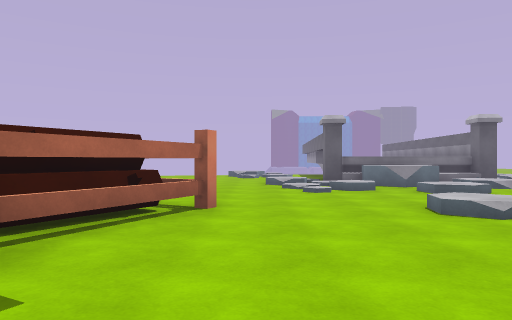
view 1 (above)

22 first-person views from a walk through a 3-D level made in the Unity game engine. The camera is 1.3 m above the floor, looks level and sees 70° across. The floor is counted in squares, 2 m on a side. Each view is taken from the middle of a square. On the plan, view 1 faces up. The plan holds only what a view shows up to about 11 squares ahead; the rest is blank. The place goes on beyond the plan. Some animated figures are not drawn. Surface patterns are stand-ins for the level's own textures.

view 2
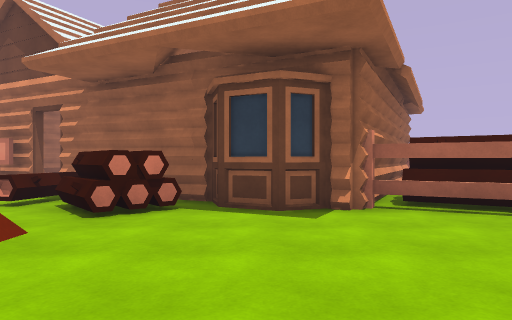

view 3
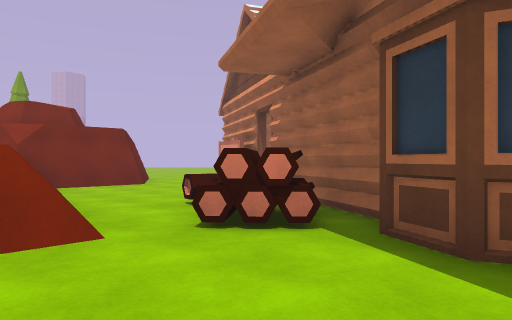

view 4
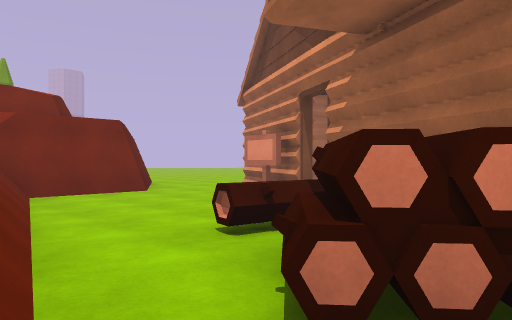

view 5
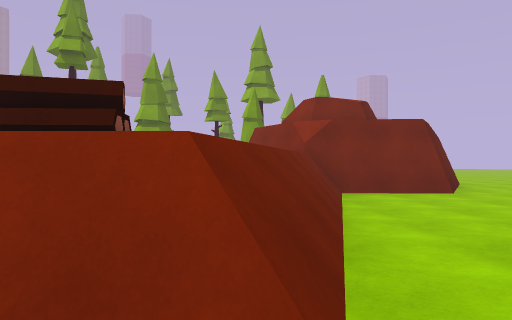

view 6
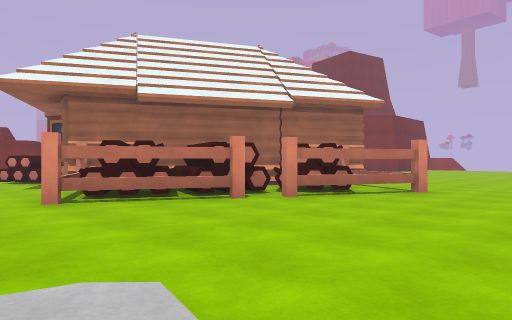

view 7
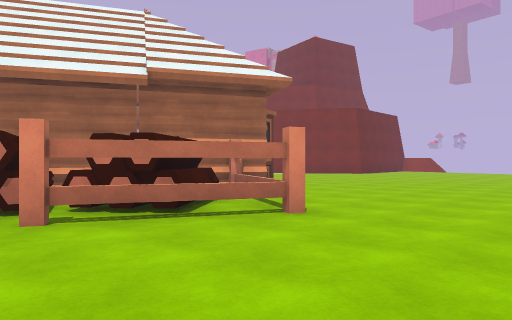

view 8
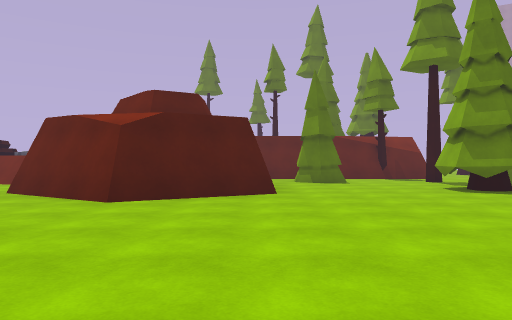

view 9
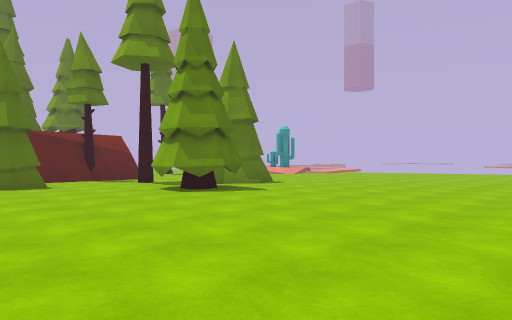

view 10
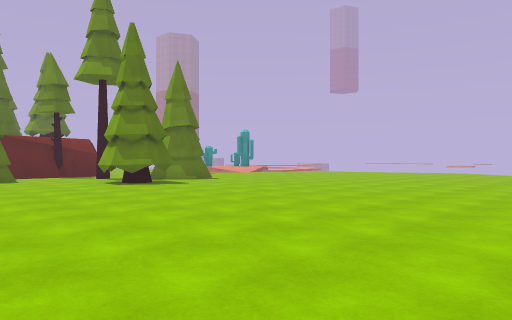

view 11
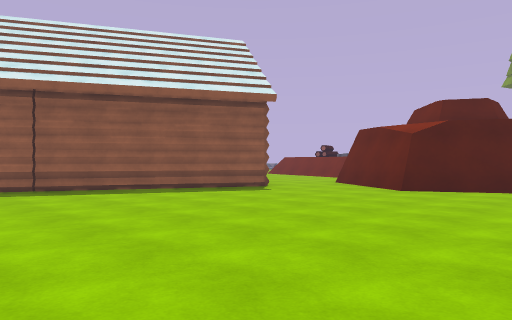

view 12
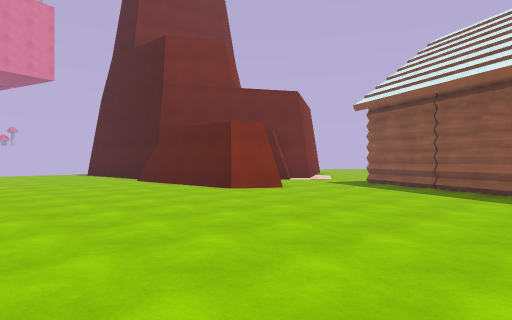

view 13
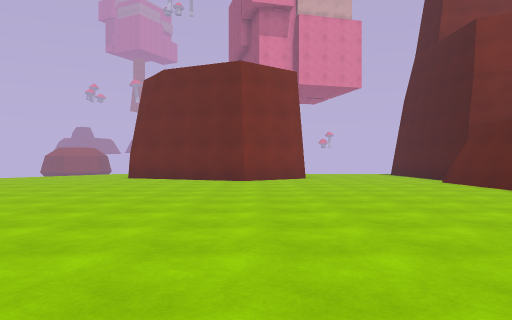

view 14
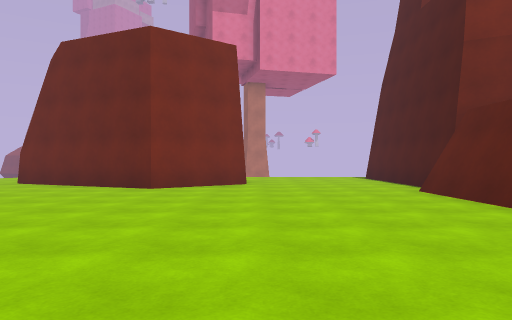

view 15
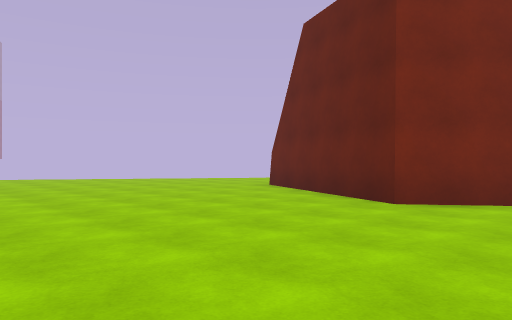

view 16
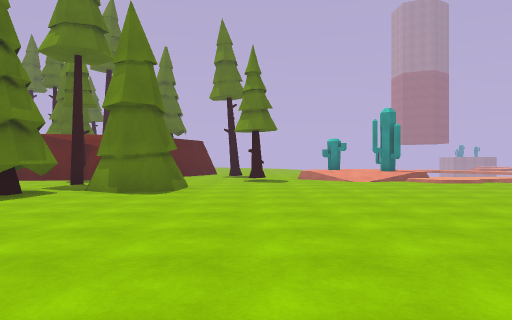

view 17
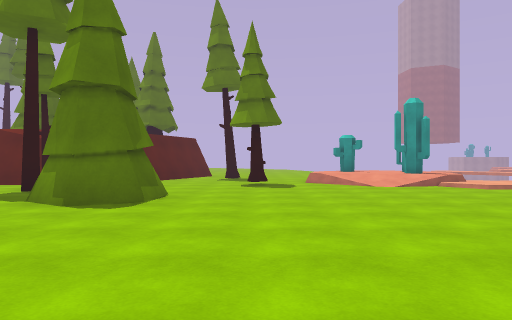

view 18
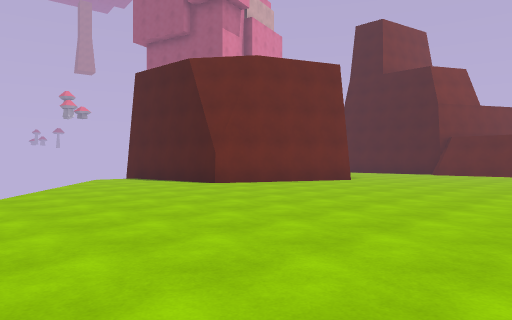

view 19
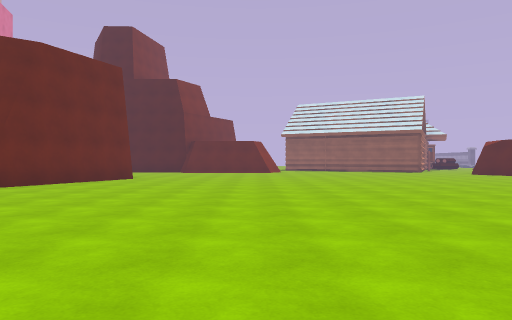

view 20
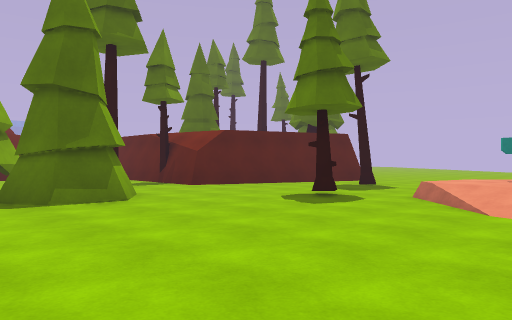

view 21
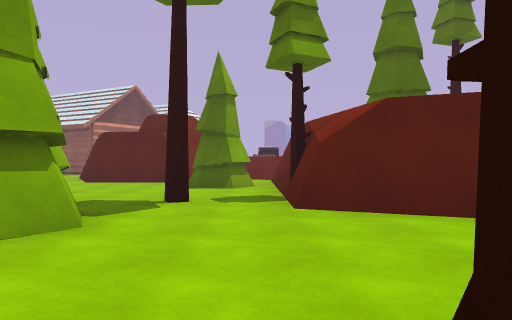

view 22
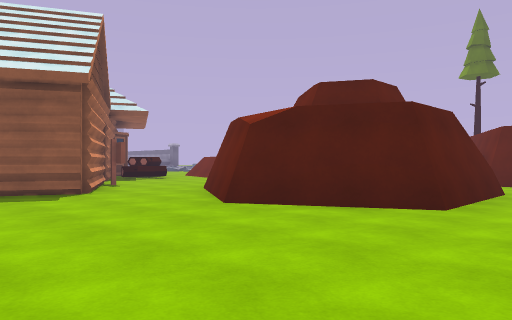

### Floor plan
Key: @ floor where view 1 was taken; # wall or solid block; . main floor; : floor 0.75 m higher than the main floor; / step, stairs or slope; = window, fence, low wall or low ledge; ^ raised ledge; v drop or lower ground; L log; S sign; C cabin; T pine tree; A cactus; O other object.
Columns run from 24 left of view 1 to 3 right of it. Each row starts with its distance up from view 1.
 11                   .. .....#^
 10              ...........///^
  9          ................//^
  8          .........=......//.
  7           .......#O##..../..
  6            .....#OOOO##.....
  5             .. ###OOOOO#....
  4                  ###OOO#....
  3                    ####....
  2                       #....
  1                      ##.....
  0                      #O.@..
 -1                     ##OO##
 -2                     #LL.##
 -3            #       OO...#
 -4           .###     O...##
 -5           ...### ##S...##
 -6           #....###C....#
 -7   #########..........###
 -8   ..................###
 -9   .................##
-10   .................##
-11   ..................#
-12    #................####
-13    ##...................##
-14     #...................###
-15    ##.....................#
-16    #.................T....T
-17   ##................TTT.T.#
-18   ...................T....##
-19  ....................###....
-20 v.....................##....
-21  v..........................
-22   v.......................T.
-23     v....... ...............
-24        ..... .. ..........#:
-25         ...       .......//:
-26          .         ....../A

Where each view was taken, in squares from view 1:
view 1: 0 up, 0 right, facing up
view 2: 1 up, 3 right, facing left
view 3: 2 up, 1 right, facing down-left
view 4: 0 up, 0 right, facing down-left
view 5: 0 up, 0 right, facing down
view 6: 11 up, 1 right, facing down-left
view 7: 11 up, 3 left, facing down-left
view 8: 12 down, 11 left, facing right
view 9: 12 down, 10 left, facing down-right
view 10: 12 down, 13 left, facing down-right
view 11: 13 down, 13 left, facing up-right
view 12: 13 down, 8 left, facing up-left
view 13: 13 down, 8 left, facing left
view 14: 11 down, 11 left, facing left
view 15: 11 down, 14 left, facing down-left
view 16: 22 down, 10 left, facing right
view 17: 22 down, 8 left, facing right
view 18: 24 down, 13 left, facing up-left
view 19: 26 down, 15 left, facing up
view 20: 26 down, 4 left, facing up-right
view 21: 23 down, 1 right, facing up
view 22: 14 down, 9 left, facing up-right
